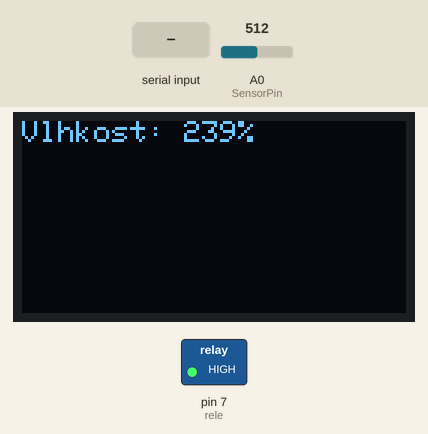
Simulated run of this sketch. Board: Arduino Uno, built with avr-gcc and run on an emulated ATmega328P. Parts: 128×64 one-colour display, switched loads named in the sketch (green lamp = pin HIGH). The test bench sets the inputs (shaded band); at power-on: A0 (SensorPin) = 512. What the sketch prints to the serial monitor is not drawn.

Above: at 3.1 s.
3.2 s: A0 (SensorPin) set to 576
At 7.6 s:
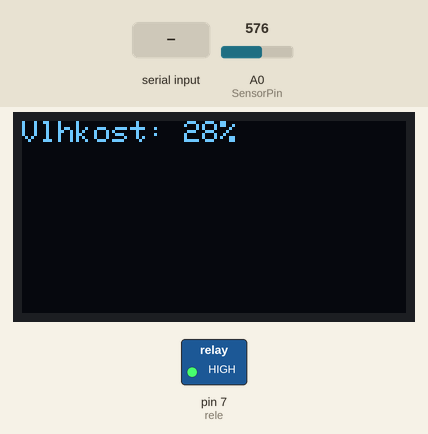
8.6 s: A0 (SensorPin) set to 593
At 10.3 s:
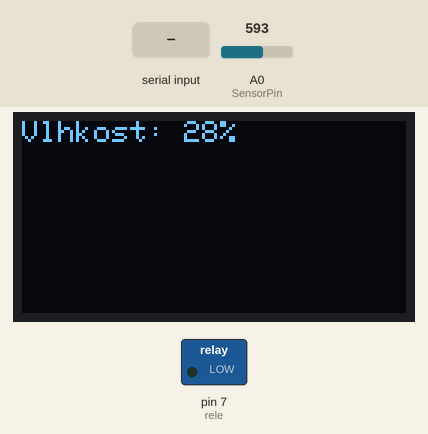
13.2 s: A0 (SensorPin) set to 511
At 15.3 s:
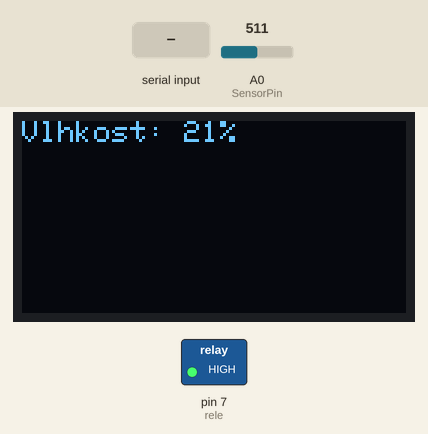
17.9 s: "1" received over Serial
At 19.8 s:
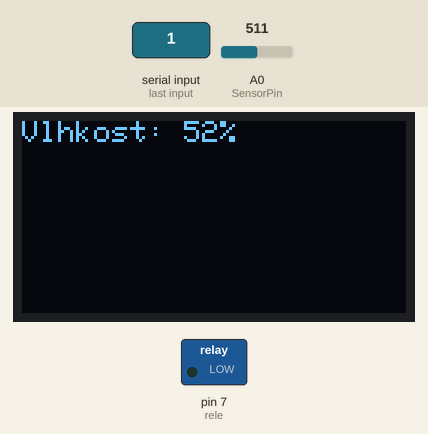
20.4 s: "0" received over Serial
At 22.3 s:
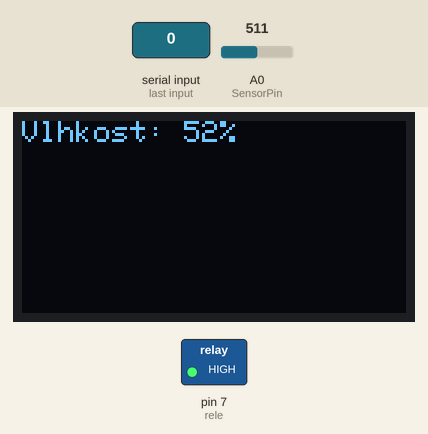
Timing chart, 0 to 23.5 s (numbered marks = the images above; inputs shaded):
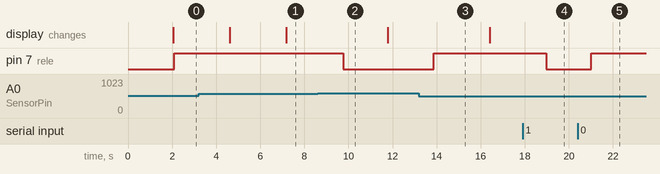

Measured:
- the behaviour switches between 584 and 585 on A0 (SensorPin) (found by bisection; images 1 and 2)
- after the input at 3.2 s, the display: first differs from a run without the input after 4.0 s (image 1)
- after the input at 8.6 s, pin 7 (rele): HIGH → LOW after 1.2 s
- after the input at 13.2 s, pin 7 (rele): LOW → HIGH after 0.68 s
- after the input at 17.9 s, pin 7 (rele): HIGH → LOW after 1.1 s
- after the input at 20.4 s, pin 7 (rele): LOW → HIGH after 0.62 s

The sketch:

konecny_kod.ino
```cpp
//knihovny Adafruit
#include <Adafruit_GFX.h>
#include <Adafruit_SSD1306.h>

// Resetuje piny (důležité pro knihovnu; v kódu nepoužito)
#define OLED_RESET 4
Adafruit_SSD1306 display(OLED_RESET);


#define SensorPin A0 //definujeme pin vlhkoměru
int sensorValue = 0; //proměnná hodnot z vlhkoměru
int sensorValueP; //proměnná, do které převádíme hodnoty vlhkoměru na procenta
char income="0";
int suchost = 25; // proměnná, do které v procentech zapíšeme požadovanou porovnávací hodnotu
#define rele 7

void setup() {
Serial.begin(9600); //spuštění výpisů do Serial monitoru

display.begin(SSD1306_SWITCHCAPVCC, 0x3C); //zde sdělíme kódu, že budeme používat displej

pinMode(rele, OUTPUT);

}
void displaySensor(){
  //prodleva pro načtení displeje
  delay(2000);
  // Vyčistí displej od minulého zobrazení
  display.clearDisplay();
  //nastaví barvu (správně by se jiná než bílá neměla používat)
  display.setTextColor(WHITE);
  //nastaví velikost písma
  display.setTextSize(1);
  //nastaví pozici kurzoru pro výpis
  display.setCursor(0,0);
  //vypíše vedle sebe následující: Vlhkost: <hodnota>%
  display.print("Vlhkost: ");
  display.print(map(sensorValue, 653, 380, 0, 100));
  display.print("%");
}

void loop() {
  displaySensor(); //spustí se výše definovaná metoda
  display.display(); //provedou se všechny operace pro displej

if(Serial.available()>0){
    income = Serial.read();
    Serial.println(income);
 }

  switch(income){
  case '1':
  digitalWrite(rele, LOW);
  break;

  default:
  sensorValue = analogRead(SensorPin); //do sensorValue se uloží výpis z vlhkoměru
  Serial.println(map(sensorValue, 653, 380, 0, 100));
    delay(30); //prodleva 30ms
    if(map(sensorValue, 653, 380, 0, 100) >= suchost){ //kontrola když je hodnota z vlhkoměru vyšší než suchost
    digitalWrite(7, HIGH); //sepne relé
    delay(500); // pro lepší funkčnost displeje
    }else{
    digitalWrite(7, LOW);//nesepne relé
    }

  }


  }
```
